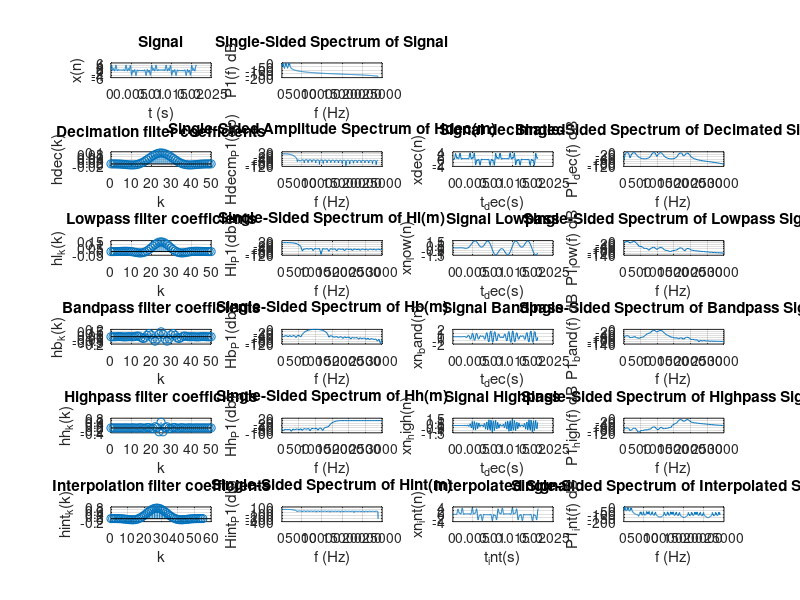

Source code (MATLAB):
% close all
clear

%-- common --
fs = 48000;         % Sampling frequency                    
Ts = 1/fs;          % Sampling period
fnyq = fs / 2;      % Nyquist frequency
L = 1024;           % Length of signal
t = (0:L-1)*Ts;     % Time vector

%-- signal --
f1 = 100;           % Signal frequency components
f2 = 300;           %
f3 = 900;           %
f4 = 1100;          %
f5 = 1700;          %
f6 = 1900;          %
xn = sin(2*pi*f1*t) + sin(2*pi*f2*t) + sin(2*pi*f3*t) + sin(2*pi*f4*t) + sin(2*pi*f5*t) + sin(2*pi*f6*t);   %Signal

%-- signal fft --
f = fs*(0:(L/2))/L;             % Freq. vector
xn_win = xn'.*hanning(L);       % Windowing signal
Xm = fft(xn_win);               % FFT
P2 = abs(Xm/L);                 %
P1 = P2(1:L/2+1);               % Single sided FFT
P1(2:end-1) = 2*P1(2:end-1);    %
P1_db = 20*log10(P1);           %

%-- decimation filter --
decimation = 8;                     % Decimation factor. 48000Hz -> 6000Hz
B = 2200;                           % Pass band for decimate filter
fs_dec = fs / decimation;           % Sampling frequency after decimation
fnyq_dec = fs_dec / 2;              % Nyquist frequency after decimation
fstop = fs_dec - B;                 % At fstop the attenuation must be aprox 60dB (10 ENOB) to avoid aliasing
n_hdec = 50;                        % Decimation filter order
hdec_k = fir1(n_hdec,(B/fnyq));     % Decimation filter coeficients

%-- decimation filter fft --
Hdecm = fft( [hdec_k zeros(1, L - length(hdec_k))] ); % Single sided FFT
Hdecm_P2 = abs(Hdecm/1);                % Don't divide because filter coefficients are already scaled
Hdecm_P1 = Hdecm_P2(1:L/2+1);           % 
Hdecm_P1(2:end-1) = Hdecm_P1(2:end-1);  %
Hdecm_P1_db = 20*log10(Hdecm_P1);       %

%-- decimate signal --
xn_dec = filter(hdec_k,1,xn);               % Filter signal
xn_dec = downsample(xn_dec, decimation);    % Downsample signal
t_dec = downsample(t, decimation);          % Decimate time vector

%-- dc removal
%xn_dec = filter([1 -1], [1 -0.99], xn_dec);  % Remove dc component

%-- decimate signal fft --
L_dec = length(xn_dec);                 % Lenght of decimated signal
f_dec = fs_dec*(0:(L_dec/2))/L_dec;     % Decimated frequency vector
xn_dec_win = xn_dec'.*hanning(L_dec);   % Windowing
Xm_dec = fft(xn_dec_win);               % Single sided FFT
P2_dec = abs(Xm_dec/L_dec);             %
P1_dec = P2_dec(1:L_dec/2+1);           %
P1_dec(2:end-1) = 2*P1_dec(2:end-1);    %
P1_dec_db = 20*log10(P1_dec);           %

%-- lowpass filter --
hl_fpass = 400;                             % Lowpass filter cutoff=400Hz
n_hl = 50;                                  % Lowpass filter order
hl_k = fir1(n_hl,(hl_fpass/fnyq_dec));      % Lowpass filter coeficients

%-- lowpass filter fft --
Hlm = fft( [hl_k zeros(1, L_dec - length(hl_k))] );     % Lowpass frequency response
Hlm_P2 = abs(Hlm/1);                                    %
Hlm_P1 = Hlm_P2(1:L_dec/2+1);                           %
Hlm_P1(2:end-1) = Hlm_P1(2:end-1);                      %
Hlm_P1_db = 20*log10(Hlm_P1);                           %

%-- lowpass signal --
xn_low = filter(hl_k,1,xn_dec);

%-- lowpass signal fft --
xn_low_win = xn_low'.*hanning(L_dec);   % Windowing
Xm_low = fft(xn_low_win);               % Single sided FFT
P2_low = abs(Xm_low/L_dec);             %
P1_low = P2_low(1:L_dec/2+1);           %
P1_low(2:end-1) = 2*P1_low(2:end-1);    %
P1_low_db = 20*log10(P1_low);           %

%-- bandpass filter --
hb_fpass1 = 800;                            % Bandpass filter cutoff=800Hz
hb_fpass2 = 1200;                           % Bandpass filter cutoff=1200Hz
n_hb = 50;                                  % Bandpass filter order
hb_k = fir1(n_hb,[(hb_fpass1/fnyq_dec) (hb_fpass2/fnyq_dec)]);      % Bandpass filter coeficients

%-- bandpass filter fft --
Hbm = fft( [hb_k zeros(1, L_dec - length(hb_k))] );     % Bandpass frequency response
Hbm_P2 = abs(Hbm/1);                                    %
Hbm_P1 = Hbm_P2(1:L_dec/2+1);                           %
Hbm_P1(2:end-1) = Hbm_P1(2:end-1);                      %
Hbm_P1_db = 20*log10(Hbm_P1);                           %

%-- bandpass signal --
xn_band = filter(hb_k,1,xn_dec);

%-- bandpass signal fft --
xn_band_win = xn_band'.*hanning(L_dec);   % Windowing
Xm_band = fft(xn_band_win);               % Single sided FFT
P2_band = abs(Xm_band/L_dec);             %
P1_band = P2_band(1:L_dec/2+1);           %
P1_band(2:end-1) = 2*P1_band(2:end-1);    %
P1_band_db = 20*log10(P1_band);           %


%-- highpass filter --
hh_fpass = 1600;                            % Highpass filter cutoff=1600Hz
n_hh = 50;                                  % Highpass filter order
hh_k = fir1(n_hh,(hh_fpass/fnyq_dec),'high');      % Highpass filter coeficients

%-- highpass filter fft --
Hhm = fft( [hh_k zeros(1, L_dec - length(hh_k))] );     % Highpass frequency response
Hhm_P2 = abs(Hhm/1);                                    %
Hhm_P1 = Hhm_P2(1:L_dec/2+1);                           %
Hhm_P1(2:end-1) = Hhm_P1(2:end-1);                      %
Hhm_P1_db = 20*log10(Hhm_P1);                           %

%-- highpass signal --
xn_high = filter(hh_k,1,xn_dec);

%-- highpass signal fft --
xn_high_win = xn_high'.*hanning(L_dec);   % Windowing
Xm_high = fft(xn_high_win);               % Single sided FFT
P2_high = abs(Xm_high/L_dec);             %
P1_high = P2_high(1:L_dec/2+1);           %
P1_high(2:end-1) = 2*P1_high(2:end-1);    %
P1_high_db = 20*log10(P1_high);           %


%-- interpolation filter --
%hint_k = decimation * hdec_k;
n_int = 55;                        % Interpolation filter order. Multiple of 8 in order to use polyphase filter on cmsis-dsp
hint_k = fir1(n_int,(B/fnyq));     % Interpolation filter coeficients
hint_k = decimation * hint_k;       % To compensate for amplitude after upsampling

%-- highpass filter fft --
Hintm = fft( [hint_k zeros(1, L - length(hint_k))] );     % Highpass frequency response
Hintm_P2 = abs(Hintm/1);                                    %
Hintm_P1 = Hintm_P2(1:L/2+1);                           %
Hintm_P1(2:end-1) = Hintm_P1(2:end-1);                      %
Hintm_P1_db = 20*log10(Hintm_P1);                           %

%-- interpolated signal --
t_int = t;
xn_int = upsample(xn_dec, decimation);
xn_int = filter(hint_k,1,xn_int);

%-- interpolated signal fft --
xn_int_win = xn_int'.*hanning(L);   % Windowing
Xm_int = fft(xn_int_win);               % Single sided FFT
P2_int = abs(Xm_int/L);             %
P1_int = P2_int(1:L/2+1);           %
P1_int(2:end-1) = 2*P1_int(2:end-1);    %
P1_int_db = 20*log10(P1_int);           %



%-- plots --
%figure
subplot(6,4,1)
plot(t, xn)
grid on
title('Signal')
xlabel('t (s)')
ylabel('x(n)')

subplot(6,4,2)
plot(f,P1_db) 
% plot(f,P1) 
grid on
title('Single-Sided Spectrum of Signal')
xlabel('f (Hz)')
ylabel('P1(f) dB')

%-- decimate

subplot(6,4,5)
stem((0:n_hdec), hdec_k)
grid on
title('Decimation filter coefficients')
xlabel('k')
ylabel('hdec(k)')

subplot(6,4,6)
plot(f,Hdecm_P1_db) 
grid on
title('Single-Sided Amplitude Spectrum of Hdec(m)')
xlabel('f (Hz)')
ylabel('Hdecm_P1(db)')

subplot(6,4,7)
plot(t_dec, xn_dec)
grid on
title('Signal decimated')
xlabel('t_dec(s)')
ylabel('xdec(n)')

subplot(6,4,8)
% plot(f_dec,P1_dec) 
plot(f_dec,P1_dec_db) 
grid on
title('Single-Sided Spectrum of Decimated Signal')
xlabel('f (Hz)')
ylabel('P1_dec(f) dB')

%-- lowpas

subplot(6,4,9)
stem((0:n_hl), hl_k)
grid on
title('Lowpass filter coefficients')
xlabel('k')
ylabel('hl_k(k)')

subplot(6,4,10)
plot(f_dec,Hlm_P1_db) 
grid on
title('Single-Sided Spectrum of Hl(m)')
xlabel('f (Hz)')
ylabel('Hl_P1(db)')

subplot(6,4,11)
plot(t_dec, xn_low)
grid on
title('Signal Lowpass')
xlabel('t_dec(s)')
ylabel('xn_low(n)')

subplot(6,4,12)
% plot(f_dec,P1_low) 
plot(f_dec,P1_low_db) 
grid on
title('Single-Sided Spectrum of Lowpass Signal')
xlabel('f (Hz)')
ylabel('P1_low(f) dB')

%-- bandpass

subplot(6,4,13)
stem((0:n_hb), hb_k)
grid on
title('Bandpass filter coefficients')
xlabel('k')
ylabel('hb_k(k)')

subplot(6,4,14)
plot(f_dec,Hbm_P1_db) 
grid on
title('Single-Sided Spectrum of Hb(m)')
xlabel('f (Hz)')
ylabel('Hb_P1(db)')

subplot(6,4,15)
plot(t_dec, xn_band)
grid on
title('Signal Bandpass')
xlabel('t_dec(s)')
ylabel('xn_band(n)')

subplot(6,4,16)
% plot(f_dec,P1_band) 
plot(f_dec,P1_band_db) 
grid on
title('Single-Sided Spectrum of Bandpass Signal')
xlabel('f (Hz)')
ylabel('P1_band(f) dB')



%-- highpass

subplot(6,4,17)
stem((0:n_hh), hh_k)
grid on
title('Highpass filter coefficients')
xlabel('k')
ylabel('hh_k(k)')

subplot(6,4,18)
plot(f_dec,Hhm_P1_db) 
grid on
title('Single-Sided Spectrum of Hh(m)')
xlabel('f (Hz)')
ylabel('Hh_P1(db)')

subplot(6,4,19)
plot(t_dec, xn_high)
grid on
title('Signal Highpass')
xlabel('t_dec(s)')
ylabel('xn_high(n)')

subplot(6,4,20)
% plot(f_dec,P1_low) 
plot(f_dec,P1_high_db) 
grid on
title('Single-Sided Spectrum of Highpass Signal')
xlabel('f (Hz)')
ylabel('P1_high(f) dB')


%-- interpolation

subplot(6,4,21)
stem((0:length(hint_k)-1), hint_k)
grid on
title('Interpolation filter coefficients')
xlabel('k')
ylabel('hint_k(k)')

subplot(6,4,22)
plot(f,Hintm_P1_db) 
grid on
title('Single-Sided Spectrum of Hint(m)')
xlabel('f (Hz)')
ylabel('Hint_P1(db)')

subplot(6,4,23)
plot(t_int, xn_int)
grid on
title('Interpolated Signal')
xlabel('t_int(s)')
ylabel('xn_int(n)')

subplot(6,4,24)
% plot(f_dec,P1_low) 
plot(f,P1_int_db) 
grid on
title('Single-Sided Spectrum of Interpolated Signal')
xlabel('f (Hz)')
ylabel('P1_int(f) dB')


%-- prints --

%-- input signal
xn_str = sprintf('%ef,', xn);
xn_str = xn_str(1:end-1);
xn_str = strcat('float src[FILTER_DEC_SRC_BLOCK_SIZE] = {', xn_str , '};');

%-- decimation filter coefficients
hdec_k_str = sprintf('%ef,', hdec_k);
hdec_k_str = hdec_k_str(1:end-1);
hdec_k_str = strcat('float filter_dec_coeffs[FILTER_DEC_NTAPS] = {', hdec_k_str , '};');

%-- decimation signal
xn_dec_str = sprintf('%ef,', xn_dec);
xn_dec_str = xn_dec_str(1:end-1);
xn_dec_str = strcat('float test_dst[FILTER_DEC_DEST_BLOCK_SIZE] = {', xn_dec_str , '};');

%-- lowpass filter coefficients
hlow_k_str = sprintf('%ef,', hl_k);
hlow_k_str = hlow_k_str(1:end-1);
hlow_k_len_str = sprintf('%d', length(hl_k));
hlow_k_str = strcat('float filter_low_coeffs[FILTER_LOW_NTAPS] = {', hlow_k_str , '};');

%-- lowpass signal
xn_low_str = sprintf('%ef,', xn_low);
xn_low_str = xn_low_str(1:end-1);
xn_low_str = strcat('float test_low[FILTER_LOW_BLOCK_SIZE] = {', xn_low_str , '};');

%-- bandpass filter coefficients
hband_k_str = sprintf('%ef,', hb_k);
hband_k_str = hband_k_str(1:end-1);
hlband_k_len_str = sprintf('%d', length(hb_k));
hband_k_str = strcat('float filter_band_coeffs[FILTER_BAND_NTAPS] = {', hband_k_str , '};');

%-- bandpass signal
xn_band_str = sprintf('%ef,', xn_band);
xn_band_str = xn_band_str(1:end-1);
xn_band_str = strcat('float test_band[FILTER_BAND_BLOCK_SIZE] = {', xn_band_str , '};');

%-- highpass filter coefficients
hhigh_k_str = sprintf('%ef,', hh_k);
hhigh_k_str = hhigh_k_str(1:end-1);
hhigh_k_len_str = sprintf('%d', length(hh_k));
hhigh_k_str = strcat('float filter_high_coeffs[FILTER_HIGH_NTAPS] = {', hhigh_k_str , '};');

%-- highpass signal
xn_high_str = sprintf('%ef,', xn_high);
xn_high_str = xn_high_str(1:end-1);
xn_high_str = strcat('float test_high[FILTER_HIGH_BLOCK_SIZE] = {', xn_high_str , '};');

%-- interpolation filter coefficients
hint_k_str = sprintf('%ef,', hint_k);
hint_k_str = hint_k_str(1:end-1);
hint_k_str = strcat('const float filter_int_coeffs[FILTER_INT_NTAPS] = {', hint_k_str , '};');

%-- decimation signal
xn_int_str = sprintf('%ef,', xn_int);
xn_int_str = xn_int_str(1:end-1);
xn_int_str = strcat('float test_dst[] = {', xn_int_str , '};');

%-- create text file
fid = fopen('c_arrays.txt','wt');
fprintf(fid, '%s\n\n', hdec_k_str);
fprintf(fid, '%s\n\n', xn_str);
fprintf(fid, '%s\n\n', xn_dec_str);
fprintf(fid, '%s\n\n', hlow_k_str);
fprintf(fid, '%s\n\n', xn_low_str);
fprintf(fid, '%s\n\n', hband_k_str);
fprintf(fid, '%s\n\n', xn_band_str);
fprintf(fid, '%s\n\n', hhigh_k_str);
fprintf(fid, '%s\n\n', xn_high_str);
fprintf(fid, '%s\n\n', hint_k_str);
fprintf(fid, '%s\n\n', xn_int_str);
fclose(fid);
